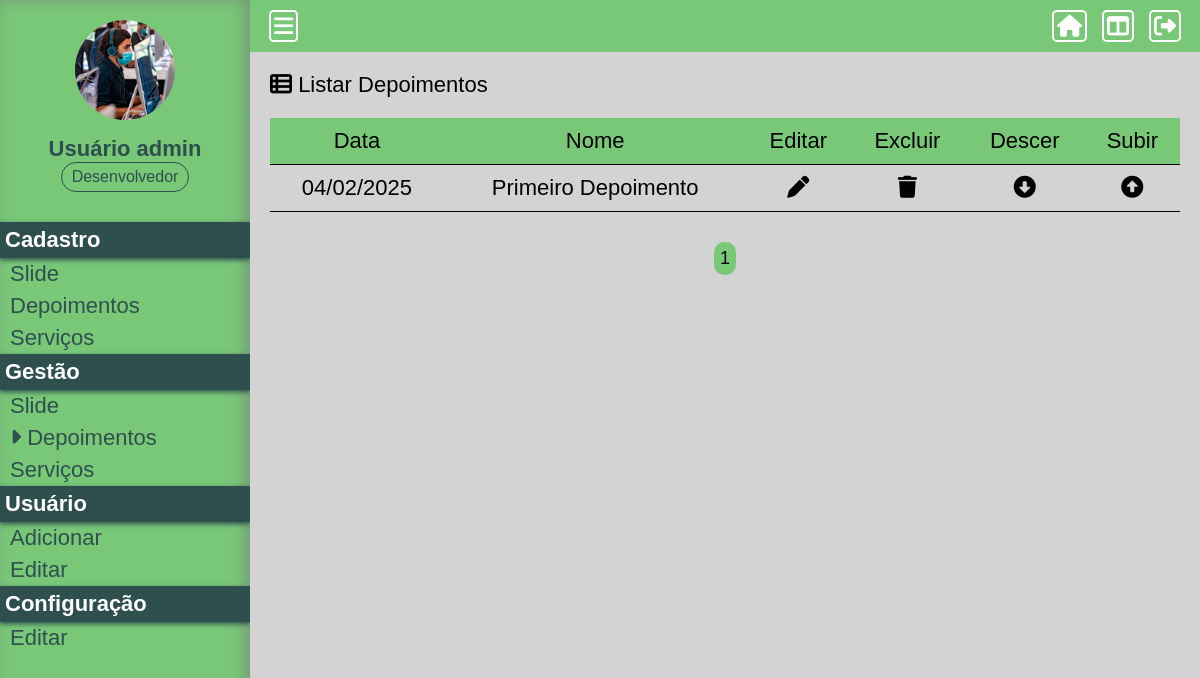
The app's page /Projeto01/painel/gerir-depoimento (signed in), older data.
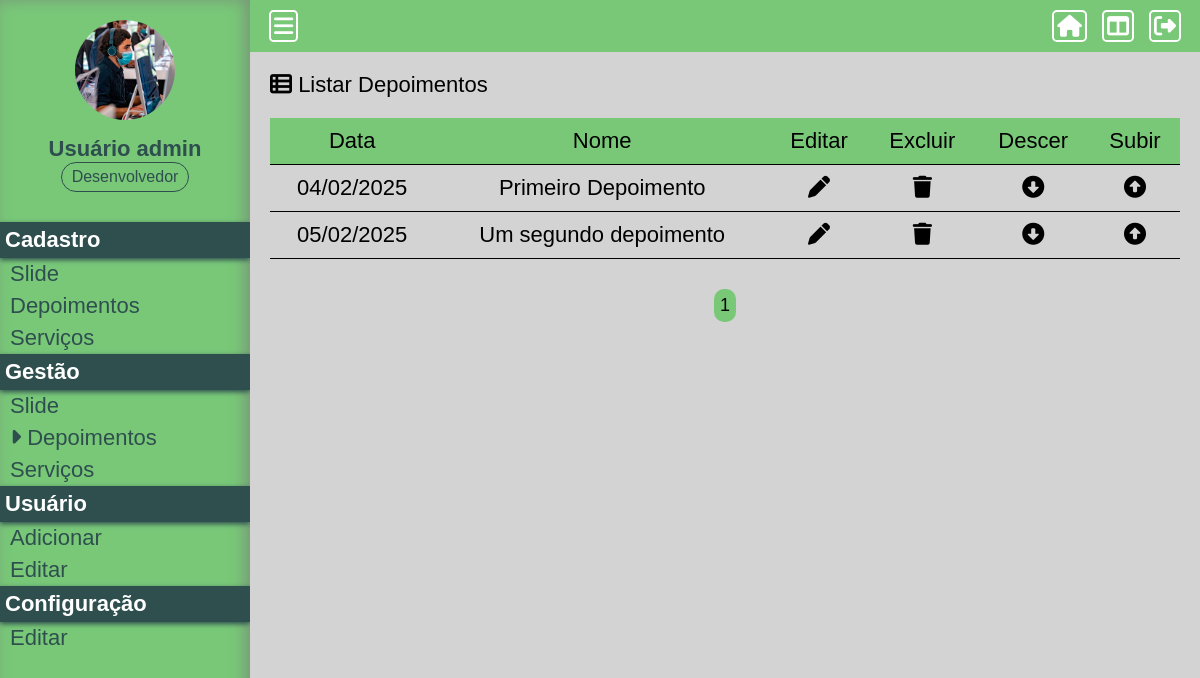
The same page, newer data.
### Projeto01/assets/classes/MySql.php (called while the page is built)
<?php
    class MySql {
        private static $pdo;
        public static function conectar() {
            if(self::$pdo == null) {
                try {
                    self::$pdo = new PDO('mysql:host='.HOST.';dbname='.DATABASE, USER, PASSWORD, array(PDO::MYSQL_ATTR_INIT_COMMAND => "SET NAMES utf8"));
                    self::$pdo -> setAttribute(PDO::ATTR_ERRMODE, PDO::ERRMODE_EXCEPTION);
                } catch(\Throwable $th) {
                    echo '<h4>Não foi possível realizar a conexão com o banco de dados</h4>';
                }
            }
            return self::$pdo;
        }
    }
?>

### Projeto01/assets/classes/Util.php (called while the page is built)
<?php
    class Util {
        public static function dateFormat($date) {
            $data = explode('-', $date);
			$data = $data[2].'/'.$data[1].'/'.$data[0];
			return $data;
        }
    }
?>

### Projeto01/painel/pages/gerir-depoimento.php (the view, shortened to what this page needs)
<?php
	$paginaAtual = isset($_GET['pagina']) ? (int) $_GET['pagina'] : 1;
	$porPagina = 2;
	$depoimentos = Painel::getAll(TABELA_DEPOIMENTOS, ($paginaAtual - 1)*$porPagina, $porPagina);
?>
<div class="box-content">
	<h2><i class="fa-solid fa-table-list"></i> Listar Depoimentos</h2>
	<div class="wraper-table">
		<table>
			<tr>
				<td>Data</td>
				<td>Nome</td>
				<td>Editar</td>
				<td>Excluir</td>
				<td>Descer</td>
				<td>Subir</td>
			</tr>
			<?php foreach($depoimentos as $key => $value) {?>
			<tr>
				<td><?php echo Util::dateFormat($value['data'])?></td>
				<td><?php echo $value['nome'];?></td>
				<td><a href="<?php echo INCLUDE_PATH_PAINEL ?>editar-depoimento?id=<?php echo $value['id'];?>" class="edit"><i class="fa-solid fa-pen"></i></a></td>
				<td><a actionBtn="delete" href="<?php echo INCLUDE_PATH_PAINEL ?>gerir-depoimento?excluir=<?php echo $value['id'];?>" class="delete"><i class="fa-solid fa-trash"></i></a></td>
				<td><a href="<?php echo INCLUDE_PATH_PAINEL;?>gerir-depoimento?order=up&id=<?php echo $value['id'];?>" class="order-down"><i class="fa-solid fa-circle-down"></i></a></td>
				<td><a href="<?php echo INCLUDE_PATH_PAINEL;?>gerir-depoimento?order=down&id=<?php echo $value['id'];?>" class="order-up"><i class="fa-solid fa-circle-up"></i></a></td>
			</tr>
			<?php }?>
		</table>
	</div>
	<div class="paginacao">
		<?php
		$totalPaginas = ceil(count(Painel::getAll(TABELA_DEPOIMENTOS)) / $porPagina);
		for($i = 1; $i <= $totalPaginas; $i++) {
			if($i == $paginaAtual)
				echo '<a href="'.INCLUDE_PATH_PAINEL.'gerir-depoimento?pagina='.$i.'" class="page-selected">'.$i.'</a>';
			else
				echo '<a href="'.INCLUDE_PATH_PAINEL.'gerir-depoimento?pagina='.$i.'">'.$i.'</a>';
		}
		?>
	</div>
</div>

### Projeto01/painel/index.php
<?php
    include('../config.php');
    if(Painel::logado() == false) {
        include('login.php');
    } else {
        include('main.php');
    }
?>

### Projeto01/painel/main.php (shortened to what this page needs)
<!DOCTYPE html>
<html lang="en">
<head>
	<link rel="stylesheet" href="https://cdnjs.cloudflare.com/ajax/libs/font-awesome/6.6.0/css/all.min.css"
 />
	<link rel="stylesheet" href="<?php echo INCLUDE_PATH_PAINEL;?>css/style.css">
</head>
<body>
	<aside>
		<div class="box-usuario">
			<?php if($_SESSION['img'] == '') { ?>
			<div class="avatar-usuario">
				<a href="<?php echo INCLUDE_PATH_PAINEL;?>perfil">
					<i class="fa-solid fa-user"></i>
				</a>
			</div>
			<?php }else { ?>
			<div class="imagem-usuario">
				<a href="<?php echo INCLUDE_PATH_PAINEL;?>perfil">
					<img src="<?php echo INCLUDE_PATH_PAINEL;?>uploads/<?php echo $_SESSION['img'];?>">
				</a>
			</div>
			<?php } ?>
			<div class="nome-usuario">
				<h2><?php echo $_SESSION['nome']?></h2>
				<p><?php echo Painel::pegaCargo($_SESSION['cargo']);?></p>
			</div>
		</div>
		<div class="items-menu">
			<h2 <?php verificaPermissaoMenu(2)?>>Cadastro</h2>
			<a <?php verificaPermissaoMenu(2)?> href="<?php echo INCLUDE_PATH_PAINEL;?>cadastrar-slide"><?php selecionarMenu('cadastrar-slide')?> Slide</a>
			<a <?php verificaPermissaoMenu(2)?> href="<?php echo INCLUDE_PATH_PAINEL;?>cadastrar-depoimento"><?php selecionarMenu('cadastrar-depoimento')?> Depoimentos</a>
			<a <?php verificaPermissaoMenu(2)?> href="<?php echo INCLUDE_PATH_PAINEL;?>cadastrar-servico"><?php selecionarMenu('cadastrar-servico')?> Serviços</a>
			<h2 <?php verificaPermissaoMenu(2)?>>Gestão</h2>
			<a <?php verificaPermissaoMenu(2)?> href="<?php echo INCLUDE_PATH_PAINEL;?>gerir-slide"><?php selecionarMenu('gerir-slide')?> Slide</a>
			<a <?php verificaPermissaoMenu(2)?> href="<?php echo INCLUDE_PATH_PAINEL;?>gerir-depoimento"><?php selecionarMenu('gerir-depoimento')?> Depoimentos</a>
			<a <?php verificaPermissaoMenu(2)?> href="<?php echo INCLUDE_PATH_PAINEL;?>gerir-servico"><?php selecionarMenu('gerir-servico')?> Serviços</a>
			<h2>Usuário</h2>
			<a <?php verificaPermissaoMenu(2)?> href="<?php echo INCLUDE_PATH_PAINEL;?>adicionar-usuario"><?php selecionarMenu('adicionar-usuario')?> Adicionar</a>
			<a href="<?php echo INCLUDE_PATH_PAINEL;?>editar-usuario"><?php selecionarMenu('editar-usuario')?> Editar</a>
			<h2 <?php verificaPermissaoMenu(3)?>>Configuração</h2>
			<a <?php verificaPermissaoMenu(3)?> href="<?php echo INCLUDE_PATH_PAINEL;?>editar-configuracao"><?php selecionarMenu('editar-configuracao')?> Editar</a>
		</div>
	</aside>
	<header>
		<div class="center">
			<div class="menu-btn header-button">
				<i class="fa-solid fa-bars"></i>
			</div>
		</div>
		<div class="center">
			<div class="logout header-button">
				<a href="<?php echo INCLUDE_PATH_PAINEL;?>?logout">
					<i class="fa-solid fa-right-from-bracket"></i>
				</a>
			</div>
			<div class="home-btn header-button" <?php verificaPermissaoMenu(1)?>>
				<a href="<?php echo INCLUDE_PATH_PAINEL;?>">
					<i class="fa-solid fa-table-columns"></i>
				</a>
			</div>
			<div class="home-page-btn header-button">
				<a href="<?php echo INCLUDE_PATH;?>">
					<i class="fa-solid fa-house"></i>
				</a>
			</div>
		</div>
	</header>
	<div class="content">
		<?php
			Painel::loadPage();
		?>
	</div>
</body>
</html>

### Projeto01/config.php (shortened to what this page needs)
<?php
    function selecionarMenu($menuItem) {
        $url = explode('/',@$_GET['url'])[0];
        if($url == $menuItem) {
            echo '<i class="fa-solid fa-caret-right"></i>';
        }
    }
    function verificaPermissaoMenu($permissao) {
        if($_SESSION['cargo'] >= $permissao) {
            return true;
       }else {
            echo 'style="display:none"';
       }
    }
?>

### Projeto01/assets/classes/Painel.php (shortened to what this page needs)
<?php
	class Painel {
		public static $cargos = [
			'0' => 'Usuário',
			'1' => 'Funcionário',
			'2' => 'Gerente',
			'3' => 'CEO',
			'4' => 'Desenvolvedor'
		];
		public static function pegaCargo($cargo) {
			return Painel::$cargos[$cargo];
		}
		public static function logado() {
			return isset($_SESSION['login']) ? true : false;
		}
		public static function loadPage() {
			if(isset($_GET['url'])) {
				$url = explode('/', $_GET['url']);
				if(file_exists('pages/'.$url[0].'.php')) {
					include('pages/'.$url[0].'.php');
				} else {
					header('Location: '.INCLUDE_PATH_PAINEL);
				}
			} else {
				if($_SESSION['cargo'] == 0) {
					include('pages/perfil.php');
				}else {
					include('pages/home.php');
				}
			}
		}
		public static function getAll($tabela, $start = null, $end = null) {
			if($start == null || $end == null) {
				$sql = MySql::conectar()->prepare("SELECT * FROM `$tabela` ORDER BY order_id DESC;");
				$sql->execute();
			}else {
				$sql = MySql::conectar()->prepare("SELECT * FROM `$tabela` ORDER BY order_id DESC LIMIT $start, $end;");
				$sql->execute();
			}
			return $sql->fetchAll();
		}
	}
?>

### Projeto01/painel/css/style.css (style rules this page uses)
* { margin: 0; padding: 0; box-sizing: border-box; font-size: 22px; font-family: sans-serif; }
html, body { height: 100%; background-color: lightgrey; }
.center { margin: 0 auto; padding: 0 2%; }
aside { left: 0; top: 0; position: fixed; padding-top: 20px; overflow-y: auto; height: 100%; width: 250px; background-color: rgb(120, 200, 120); box-shadow: -5px 0px 15px rgb(120, 150, 120) inset; }
div.box-usuario { text-align: center; }
.imagem-usuario { display: inline-block; width: 100px; height: 100px; position: relative; }
.imagem-usuario img { position: absolute; left: 0; top: 0; width: 100%; height: 100%; border-radius: 50%; object-fit: cover; }
.nome-usuario { margin: 10px 0; color: darkslategray; }
.nome-usuario p { display: inline-block; font-size: 16px; border: 0.5px solid darkslategray; padding: 5px 10px; border-radius: 50px; }
header { position: relative; left: 250px; padding: 10px 0; background-color: rgb(120, 200, 120); width: calc(100% - 250px); }
.logout { float: right; }
.logout a { color: white; font: 20px; }
.menu-btn { float: left; cursor: pointer; color: white; }
.home-btn { float: right; }
.home-btn a { color: white; font: 20px; margin-right: 15px; }
.home-page-btn { float: right; }
.home-page-btn a { color: white; font: 20px; margin-right: 15px; }
.header-button i { border: 2px solid white; border-radius: 15%; padding: 3px; }
.content { width: calc(100% - 250px); left: 250px; position: relative; min-height: 100vh; background-color: lightgray; }
.box-content { padding: 20px; }
.box-content h2 { font-weight: 300; font: 22px; }
.items-menu { margin-top: 30px; }
.items-menu h2 { text-align: left; padding: 5px; color: white; background-color: darkslategray; box-shadow: 0px 2px 5px darkslategray; }
.items-menu a { display: block; padding: 3px 10px; text-decoration: none; color: darkslategray; transition: all 0.2s ease; }
table { margin: 20px 0; width: 100%; border-collapse: collapse; text-align: center; }
table tr:nth-of-type(1) { background-color: rgb(120, 200, 120); }
table tr { border-bottom: 1px solid black; }
table td { padding: 10px; }
.edit, .delete, .order-up, .order-down { color: black; padding: 10px; }
.paginacao { margin: 10px 0; text-align: center; }
.paginacao a { font-size: 18px; margin: 0 5px; display: inline-block; padding: 6px; border-radius: 10px; background-color: lightsteelblue; text-decoration: none; color: black; }
.paginacao a.page-selected { background-color: rgb(120, 200, 120); }
.wraper-table { overflow: auto; }

Row changes from the older to the newer data that the page shows:
added tb_admin.depoimentos: data "05/02/2025", nome "Um segundo depoimento"
